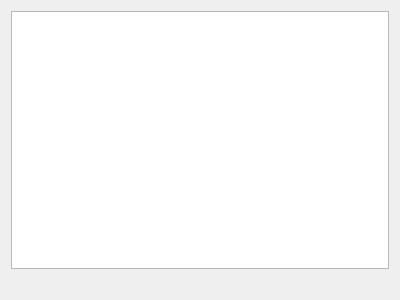
<?xml version="1.0" encoding="UTF-8"?>
<ui version="4.0">
 <class>Page</class>
 <widget class="QWidget" name="Page">
  <property name="geometry">
   <rect>
    <x>0</x>
    <y>0</y>
    <width>400</width>
    <height>300</height>
   </rect>
  </property>
  <property name="windowTitle">
   <string>Dynamic page example</string>
  </property>
  <layout class="QVBoxLayout" name="verticalLayout">
   <item>
    <widget class="QTextEdit" name="textEdit"/>
   </item>
   <item>
    <widget class="QLabel" name="m_pageLabel">
     <property name="maximumSize">
      <size>
       <width>1277215</width>
       <height>1277215</height>
      </size>
     </property>
     <property name="alignment">
      <set>Qt::AlignCenter</set>
     </property>
    </widget>
   </item>
  </layout>
 </widget>
 <resources/>
 <connections/>
</ui>
